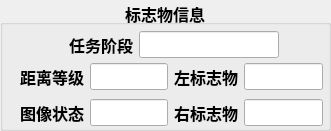
   <widget class="QGroupBox" name="groupBox_13">
    <property name="geometry">
     <rect>
      <x>650</x>
      <y>480</y>
      <width>331</width>
      <height>131</height>
     </rect>
    </property>
    <property name="font">
     <font>
      <pointsize>12</pointsize>
      <weight>75</weight>
      <bold>true</bold>
     </font>
    </property>
    <property name="title">
     <string>标志物信息</string>
    </property>
    <property name="alignment">
     <set>Qt::AlignCenter</set>
    </property>
    <widget class="QWidget" name="layoutWidget">
     <property name="geometry">
      <rect>
       <x>20</x>
       <y>60</y>
       <width>303</width>
       <height>69</height>
      </rect>
     </property>
     <layout class="QHBoxLayout" name="horizontalLayout_6">
      <item>
       <layout class="QVBoxLayout" name="verticalLayout_5">
        <item>
         <layout class="QHBoxLayout" name="horizontalLayout_2">
          <item>
           <widget class="QLabel" name="label_14">
            <property name="text">
             <string>距离等级</string>
            </property>
           </widget>
          </item>
          <item>
           <widget class="QLineEdit" name="Anchor_DistState_Line">
            <property name="readOnly">
             <bool>true</bool>
            </property>
           </widget>
          </item>
         </layout>
        </item>
        <item>
         <layout class="QHBoxLayout" name="horizontalLayout_3">
          <item>
           <widget class="QLabel" name="label_16">
            <property name="text">
             <string>图像状态</string>
            </property>
           </widget>
          </item>
          <item>
           <widget class="QLineEdit" name="Anchor_State_Line">
            <property name="readOnly">
             <bool>true</bool>
            </property>
           </widget>
          </item>
         </layout>
        </item>
       </layout>
      </item>
      <item>
       <layout class="QVBoxLayout" name="verticalLayout_8">
        <item>
         <layout class="QHBoxLayout" name="horizontalLayout_4">
          <item>
           <widget class="QLabel" name="label_19">
            <property name="text">
             <string>左标志物</string>
            </property>
           </widget>
          </item>
          <item>
           <widget class="QLineEdit" name="Anchor_Left_Line"/>
          </item>
         </layout>
        </item>
        <item>
         <layout class="QHBoxLayout" name="horizontalLayout_5">
          <item>
           <widget class="QLabel" name="label_34">
            <property name="text">
             <string>右标志物</string>
            </property>
           </widget>
          </item>
          <item>
           <widget class="QLineEdit" name="Anchor_Right_Line"/>
          </item>
         </layout>
        </item>
       </layout>
      </item>
     </layout>
    </widget>
    <widget class="QWidget" name="layoutWidget">
     <property name="geometry">
      <rect>
       <x>69</x>
       <y>30</y>
       <width>210</width>
       <height>29</height>
      </rect>
     </property>
     <layout class="QHBoxLayout" name="horizontalLayout">
      <item>
       <widget class="QLabel" name="label_6">
        <property name="text">
         <string>任务阶段</string>
        </property>
       </widget>
      </item>
      <item>
       <widget class="QLineEdit" name="Anchor_Adjust_Line">
        <property name="readOnly">
         <bool>true</bool>
        </property>
       </widget>
      </item>
     </layout>
    </widget>
   </widget>
